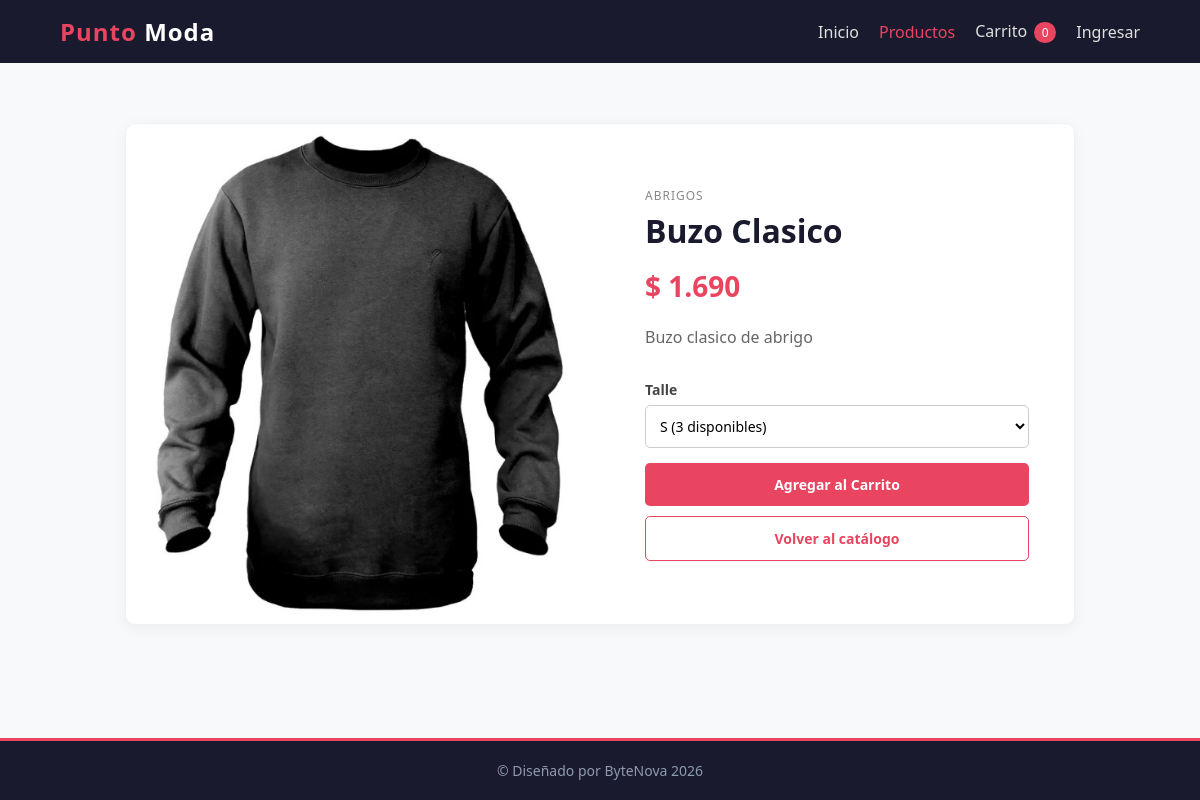
Screenshot of /index.php?pagina=producto&id=4 with the database file from the repository.
### tables this page shows
CREATE TABLE Producto (
    id_producto INT AUTO_INCREMENT PRIMARY KEY,
    nombre VARCHAR(100) NOT NULL,
    descripcion TEXT,
    precio DECIMAL(10,2) NOT NULL,
    imagen VARCHAR(255),
    stock_minimo INT NOT NULL DEFAULT 0,
    activo TINYINT NOT NULL DEFAULT 1,
    id_categoria INT NOT NULL,
    FOREIGN KEY (id_categoria) REFERENCES Categoria(id_categoria)
);

CREATE TABLE Categoria (
    id_categoria INT AUTO_INCREMENT PRIMARY KEY,
    nombre VARCHAR(60) NOT NULL UNIQUE
);

### controllers/ProductoController.php (called while the page is built, shortened)
<?php
require_once __DIR__ . "/../models/ProductoModel.php";
class ProductoController {
    private $productoModel;
    public function __construct($conexion) {
        $this->productoModel = new ProductoModel($conexion);
    }
    public function mostrarDetalle() {
        $id = filter_var($_GET["id"] ?? "", FILTER_VALIDATE_INT);
        $producto = null;
        $talles = [];
        $precioCarrito = 0;
        if ($id !== false && $id > 0) {
            $producto = $this->productoModel->obtenerProductoPorId($id);
        }
        if ($producto) {
            $talles = $this->productoModel->listarTalles($id);
            $precioCarrito = $producto["precio_promocional"] ?? $producto["precio"];
        } else {
            http_response_code(404);
        }
        require __DIR__ . "/../views/detalle-producto.php";
    }
}

### models/ProductoModel.php (called while the page is built, shortened)
<?php
class ProductoModel {
    private $conexion;
    public function __construct($conexion) {
        $this->conexion = $conexion;
    }
    public function obtenerProductoPorId($idProducto) {
        $sql = "SELECT Producto.id_producto, Producto.nombre, Producto.descripcion, Producto.precio,
		(SELECT MIN(Promocion_Producto.precio_promocional)
            FROM Promocion_Producto
            JOIN Promocion ON Promocion_Producto.id_promocion = Promocion.id_promocion
            WHERE Promocion_Producto.id_producto = Producto.id_producto
                AND Promocion.activo = 1
                AND Promocion_Producto.precio_promocional < Producto.precio
                AND CURRENT_DATE BETWEEN Promocion.fecha_inicio AND Promocion.fecha_fin)
            AS precio_promocional, Producto.imagen,
        COALESCE((SELECT SUM(Producto_Talle.stock)
            FROM Producto_Talle
            WHERE Producto_Talle.id_producto = Producto.id_producto), 0) AS stock,
        Categoria.nombre AS categoria
		FROM Producto
		JOIN Categoria ON Producto.id_categoria = Categoria.id_categoria
		WHERE Producto.id_producto = ? AND Producto.activo = 1";
        $consulta = mysqli_prepare($this->conexion, $sql);
        mysqli_stmt_bind_param($consulta, "i", $idProducto);
        mysqli_stmt_execute($consulta);
        $resultado = mysqli_stmt_get_result($consulta);
        $producto = mysqli_fetch_assoc($resultado);
        return $producto;
    }
    public function listarTalles($idProducto) {
        $consulta = $this->conexion->prepare("SELECT talle, stock FROM Producto_Talle WHERE id_producto = ?
            ORDER BY CASE talle WHEN 'XS' THEN 1 WHEN 'S' THEN 2 WHEN 'M' THEN 3
                WHEN 'L' THEN 4 WHEN 'XL' THEN 5 WHEN 'XXL' THEN 6 ELSE 7 END, talle ASC");
        $consulta->bind_param("i", $idProducto);
        $consulta->execute();
        $resultado = $consulta->get_result();
        $talles = [];
        while ($talle = $resultado->fetch_assoc()) {
            $talles[] = $talle;
        }
        return $talles;
    }
}

### config/auth.php (called while the page is built, shortened)
<?php
function escapar($texto) {
    return htmlspecialchars((string)$texto, ENT_QUOTES, "UTF-8");
}

### views/detalle-producto.php (the view, shortened to what this page needs)
<?php
require __DIR__ . "/header.php";
?>
<main>
		<?php if ($producto): ?>
			<section class="detalle-producto">
				<div class="detalle-imagen">
					<img src="<?php echo htmlspecialchars($producto["imagen"]); ?>" alt="<?php echo htmlspecialchars($producto["nombre"]); ?>">
				</div>
				<div class="detalle-info">
					<p class="categoria-producto"><?php echo htmlspecialchars($producto["categoria"]); ?></p>
					<h1><?php echo htmlspecialchars($producto["nombre"]); ?></h1>
					<?php if ($producto["precio_promocional"] != null): ?>
						<p class="detalle-precio">$ <?php echo number_format($producto["precio_promocional"], 0, ",", "."); ?></p>
					<?php else: ?>
						<p class="detalle-precio">$ <?php echo number_format($producto["precio"], 0, ",", "."); ?></p>
					<?php endif; ?>
					<p class="detalle-descripcion"><?php echo htmlspecialchars($producto["descripcion"]); ?></p>
					<div class="seleccion-talle detalle-talle">
						<label for="talle-detalle">Talle</label>
						<select id="talle-detalle" class="selector-talle" data-producto-id="<?php echo escapar($producto["id_producto"]); ?>">
							<?php $seleccionInicialDefinida = false; ?>
							<?php foreach ($talles as $filaTalle): ?>
								<option value="<?php echo htmlspecialchars($filaTalle["talle"]); ?>" data-stock="<?php echo (int)$filaTalle["stock"]; ?>" <?php if ($filaTalle["stock"] <= 0) { echo "disabled"; } elseif (!$seleccionInicialDefinida) { echo "selected"; $seleccionInicialDefinida = true; } ?>>
								    <?php echo htmlspecialchars($filaTalle["talle"]); ?>
								    <?php if ($filaTalle["stock"] > 0): ?>
								        (<?php echo escapar($filaTalle["stock"]); ?> disponibles)
								    <?php else: ?>
								        (agotado)
								    <?php endif; ?>
								</option>
							<?php endforeach; ?>
						</select>
					</div>
					<div class="detalle-acciones">
						<button
							type="button"
							class="btn btn-agregar-producto"
							data-id="<?php echo escapar($producto["id_producto"]); ?>"
							data-nombre="<?php echo htmlspecialchars($producto["nombre"]); ?>"
							data-precio="<?php echo escapar($precioCarrito); ?>"
							<?php if ($producto["stock"] <= 0) echo "disabled"; ?>
						>Agregar al Carrito</button>
						<a href="index.php?pagina=productos" class="btn btn-secundario">Volver al catálogo</a>
					</div>
				</div>
			</section>
		<?php else: ?>
			<p>No se encontró el producto.</p>
		<?php endif; ?>
	</main>
<?php
require __DIR__ . "/footer.php";
?>

### css/style.css (style rules this page uses)
* { margin: 0; padding: 0; box-sizing: border-box; font-family: 'Segoe UI', Tahoma, Geneva, Verdana, sans-serif; }
body { background-color: #f8f9fa; color: #333; display: flex; flex-direction: column; min-height: 100vh; }
main { flex: 1; padding: 40px 5%; }
.btn { display: inline-block; background-color: #e94560; color: white; padding: 12px 30px; text-decoration: none; border-radius: 5px; font-weight: bold; transition: background 0.3s; border: none; cursor: pointer; font-size: 14px; text-align: center; }
.btn-secundario { background-color: #fff; color: #e94560; border: 1px solid #e94560; }
.categoria-producto { font-size: 12px; color: #888; text-transform: uppercase; letter-spacing: 1px; margin-bottom: 5px; }
.detalle-producto { max-width: 950px; margin: 20px auto; background-color: #fff; border: 1px solid #eef2f5; border-radius: 10px; box-shadow: 0 4px 15px rgba(0, 0, 0, 0.05); display: flex; overflow: hidden; }
.detalle-imagen, .detalle-info { width: 50%; }
.detalle-imagen { min-height: 500px; background-color: #eceff1; }
.detalle-imagen img { width: 100%; height: 100%; object-fit: cover; }
.detalle-info { padding: 45px; display: flex; flex-direction: column; justify-content: center; }
.detalle-info h1 { font-size: 32px; color: #1a1a2e; margin-bottom: 15px; }
.detalle-precio { font-size: 28px; font-weight: bold; color: #e94560; margin-bottom: 20px; }
.detalle-descripcion { line-height: 1.6; color: #666; margin-bottom: 30px; }
.detalle-acciones { display: flex; flex-direction: column; gap: 10px; }
.seleccion-talle { margin-bottom: 15px; }
.seleccion-talle label { display: block; font-size: 14px; font-weight: 600; color: #444; margin-bottom: 6px; }
.selector-talle { width: 100%; padding: 10px; border: 1px solid #ccc; border-radius: 5px; background-color: #fff; font-size: 14px; }

### rows the page displays
producto: imagen (picture), id_categoria.nombre "ABRIGOS", nombre "Buzo Clasico", precio "1.690", descripcion "Buzo clasico de abrigo"

### other values shown
form field value "S (3 disponibles)"
